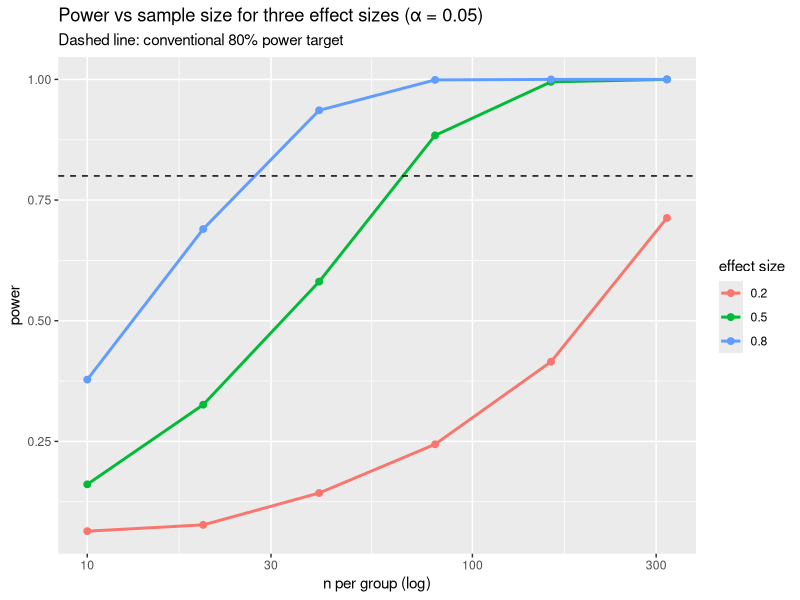
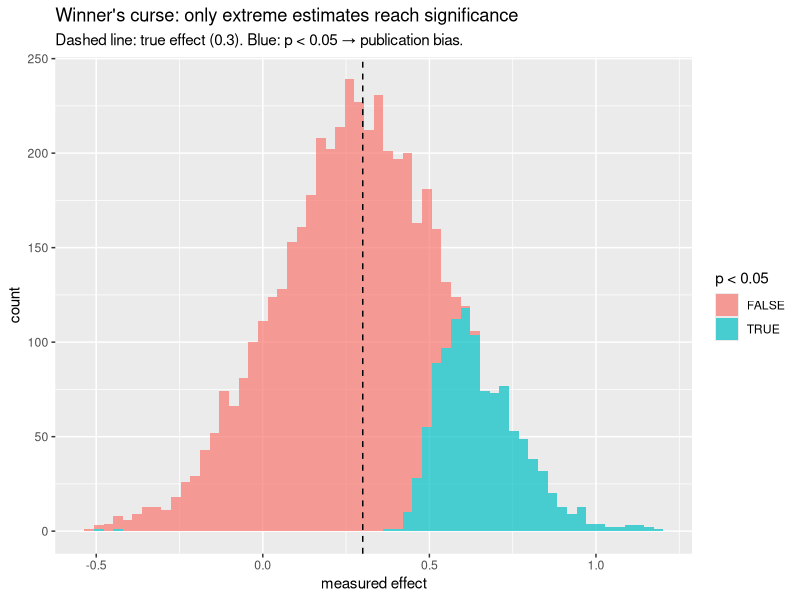

These charts were generated, in order, by the following R code:
## ---- chunk 1
knitr::opts_chunk$set(echo = TRUE, message = FALSE, warning = FALSE,
                      fig.width = 7, fig.height = 4, dpi = 120)
library(tidyverse)
set.seed(42)
## ---- chunk 2
simulate_power <- function(n_per_group, effect_size, alpha = 0.05,
                           n_sim = 2000, sigma = 1) {
  # In each iteration: simulate A and B, run t-test, record whether significant
  significant <- logical(n_sim)
  for (i in seq_len(n_sim)) {
    A <- rnorm(n_per_group, mean = 0,           sd = sigma)
    B <- rnorm(n_per_group, mean = effect_size, sd = sigma)
    significant[i] <- t.test(A, B)$p.value < alpha
  }
  mean(significant)
}

# Example: 30 per group, effect = 0.5 SD (Cohen's "medium")
simulate_power(n_per_group = 30, effect_size = 0.5)
## ---- chunk 3
library(pwr)   # install.packages("pwr")
pwr.t.test(n = 30, d = 0.5, sig.level = 0.05,
           type = "two.sample", alternative = "two.sided")$power
## ---- chunk 4
grid <- expand_grid(
  n_per_group = c(10, 20, 40, 80, 160, 320),
  effect_size = c(0.2, 0.5, 0.8)     # Cohen's d: small, medium, large
) |>
  rowwise() |>
  mutate(power = simulate_power(n_per_group, effect_size, n_sim = 1000)) |>
  ungroup()

ggplot(grid, aes(n_per_group, power, color = factor(effect_size))) +
  geom_line(linewidth = 1) + geom_point(size = 2) +
  geom_hline(yintercept = 0.80, linetype = "dashed") +
  scale_x_log10() +
  labs(title = "Power vs sample size for three effect sizes (α = 0.05)",
       subtitle = "Dashed line: conventional 80% power target",
       x = "n per group (log)", y = "power",
       color = "effect size")
## ---- chunk 5
# Suppose the true relative risk is 1.3 (a real but modest harm).
# A small study of 200 exposed + 200 unexposed may fail to detect it.

simulate_bendectin <- function(n_exposed, n_unexposed,
                               baseline_risk, true_rr, n_sim = 1000) {
  significant <- logical(n_sim)
  for (i in seq_len(n_sim)) {
    exposed   <- rbinom(1, n_exposed,   baseline_risk * true_rr)
    unexposed <- rbinom(1, n_unexposed, baseline_risk)
    tab <- matrix(c(exposed,   n_exposed   - exposed,
                    unexposed, n_unexposed - unexposed),
                  nrow = 2, byrow = TRUE)
    significant[i] <- chisq.test(tab)$p.value < 0.05
  }
  mean(significant)
}

# Baseline risk 3%, true RR 1.3
simulate_bendectin(n_exposed = 200, n_unexposed = 200,
                   baseline_risk = 0.03, true_rr = 1.3)
## ---- chunk 6
# With bigger samples, power rises
tibble(
  n = c(200, 500, 1000, 2000, 5000),
  power = map_dbl(n, \(n) simulate_bendectin(n, n, 0.03, 1.3, n_sim = 500))
)
## ---- chunk 7
# What n per group gives 80% power to detect d = 0.5 at α = 0.05?
pwr.t.test(d = 0.5, sig.level = 0.05, power = 0.80,
           type = "two.sample")

# By simulation:
ns <- seq(30, 100, by = 5)
powers <- map_dbl(ns, \(n) simulate_power(n, 0.5, n_sim = 1000))
tibble(n = ns, power = powers)
## ---- chunk 8
true_effect <- 0.3
n_per_group <- 30            # this yields low power (~0.22)
n_sim       <- 5000

# Plain loop is faster and clearer than rowwise() with list columns
p_values <- numeric(n_sim)
d_hats   <- numeric(n_sim)
for (i in seq_len(n_sim)) {
  A <- rnorm(n_per_group, 0,           1)
  B <- rnorm(n_per_group, true_effect, 1)
  tt <- t.test(A, B)
  p_values[i] <- tt$p.value
  d_hats[i]   <- mean(B) - mean(A)
}
results <- tibble(p = p_values, d_hat = d_hats)

# Average effect among ALL studies vs among "significant" studies
tibble(
  pool              = c("All studies", "Significant at p < 0.05"),
  mean_measured_d   = c(mean(results$d_hat),
                        mean(results$d_hat[results$p < 0.05]))
)
## ---- chunk 9
ggplot(results, aes(d_hat, fill = p < 0.05)) +
  geom_histogram(bins = 60, alpha = 0.7) +
  geom_vline(xintercept = true_effect, linetype = "dashed") +
  labs(title = "Winner's curse: only extreme estimates reach significance",
       subtitle = "Dashed line: true effect (0.3). Blue: p < 0.05 → publication bias.",
       x = "measured effect", y = "count", fill = "p < 0.05")
